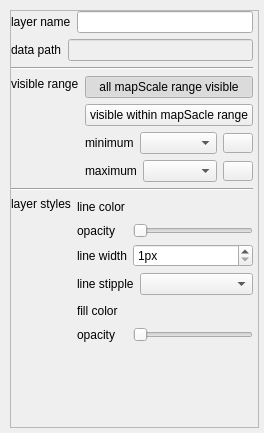
<?xml version="1.0" encoding="UTF-8"?>
<ui version="4.0">
 <class>CMapFacetLayerPropertyWgt</class>
 <widget class="QWidget" name="CMapFacetLayerPropertyWgt">
  <property name="geometry">
   <rect>
    <x>0</x>
    <y>0</y>
    <width>264</width>
    <height>433</height>
   </rect>
  </property>
  <property name="windowTitle">
   <string>CMapFacetLayerPropertyWgt</string>
  </property>
  <property name="styleSheet">
   <string notr="true"/>
  </property>
  <layout class="QVBoxLayout" name="verticalLayout_6">
   <property name="spacing">
    <number>0</number>
   </property>
   <property name="leftMargin">
    <number>10</number>
   </property>
   <property name="topMargin">
    <number>10</number>
   </property>
   <property name="rightMargin">
    <number>5</number>
   </property>
   <property name="bottomMargin">
    <number>5</number>
   </property>
   <item>
    <widget class="QScrollArea" name="scrollArea">
     <property name="widgetResizable">
      <bool>true</bool>
     </property>
     <widget class="QWidget" name="scrollAreaWidgetContents">
      <property name="geometry">
       <rect>
        <x>0</x>
        <y>0</y>
        <width>279</width>
        <height>399</height>
       </rect>
      </property>
      <layout class="QVBoxLayout" name="verticalLayout">
       <property name="leftMargin">
        <number>0</number>
       </property>
       <property name="topMargin">
        <number>0</number>
       </property>
       <property name="rightMargin">
        <number>5</number>
       </property>
       <property name="bottomMargin">
        <number>5</number>
       </property>
       <item>
        <layout class="QHBoxLayout" name="horizontalLayout_3">
         <item>
          <widget class="QLabel" name="Lbl_layerName_2">
           <property name="sizePolicy">
            <sizepolicy hsizetype="Preferred" vsizetype="Preferred">
             <horstretch>0</horstretch>
             <verstretch>0</verstretch>
            </sizepolicy>
           </property>
           <property name="maximumSize">
            <size>
             <width>16777215</width>
             <height>16777215</height>
            </size>
           </property>
           <property name="text">
            <string>layer name</string>
           </property>
           <property name="alignment">
            <set>Qt::AlignLeading|Qt::AlignLeft|Qt::AlignVCenter</set>
           </property>
          </widget>
         </item>
         <item>
          <widget class="QLineEdit" name="pLayerNameEdit">
           <property name="sizePolicy">
            <sizepolicy hsizetype="Expanding" vsizetype="Fixed">
             <horstretch>0</horstretch>
             <verstretch>0</verstretch>
            </sizepolicy>
           </property>
           <property name="minimumSize">
            <size>
             <width>0</width>
             <height>0</height>
            </size>
           </property>
           <property name="maximumSize">
            <size>
             <width>16777215</width>
             <height>16777215</height>
            </size>
           </property>
           <property name="contextMenuPolicy">
            <enum>Qt::NoContextMenu</enum>
           </property>
          </widget>
         </item>
        </layout>
       </item>
       <item>
        <layout class="QHBoxLayout" name="horizontalLayout_10">
         <property name="spacing">
          <number>6</number>
         </property>
         <property name="sizeConstraint">
          <enum>QLayout::SetDefaultConstraint</enum>
         </property>
         <item>
          <widget class="QLabel" name="Lbl_layerPath_2">
           <property name="minimumSize">
            <size>
             <width>0</width>
             <height>0</height>
            </size>
           </property>
           <property name="maximumSize">
            <size>
             <width>16777215</width>
             <height>16777215</height>
            </size>
           </property>
           <property name="layoutDirection">
            <enum>Qt::LeftToRight</enum>
           </property>
           <property name="text">
            <string>data path</string>
           </property>
           <property name="alignment">
            <set>Qt::AlignLeading|Qt::AlignLeft|Qt::AlignVCenter</set>
           </property>
          </widget>
         </item>
         <item>
          <widget class="QLineEdit" name="pLayerPathEdit">
           <property name="enabled">
            <bool>false</bool>
           </property>
           <property name="minimumSize">
            <size>
             <width>0</width>
             <height>0</height>
            </size>
           </property>
           <property name="maximumSize">
            <size>
             <width>16777215</width>
             <height>16777215</height>
            </size>
           </property>
           <property name="contextMenuPolicy">
            <enum>Qt::NoContextMenu</enum>
           </property>
           <property name="readOnly">
            <bool>true</bool>
           </property>
          </widget>
         </item>
        </layout>
       </item>
       <item>
        <widget class="Line" name="line">
         <property name="orientation">
          <enum>Qt::Horizontal</enum>
         </property>
        </widget>
       </item>
       <item>
        <layout class="QHBoxLayout" name="horizontalLayout_4">
         <item>
          <layout class="QVBoxLayout" name="verticalLayout_3">
           <item>
            <widget class="QLabel" name="Lbl_visualAngle_2">
             <property name="text">
              <string>visible range</string>
             </property>
            </widget>
           </item>
           <item>
            <spacer name="verticalSpacer_2">
             <property name="orientation">
              <enum>Qt::Vertical</enum>
             </property>
             <property name="sizeType">
              <enum>QSizePolicy::Fixed</enum>
             </property>
             <property name="sizeHint" stdset="0">
              <size>
               <width>10</width>
               <height>90</height>
              </size>
             </property>
            </spacer>
           </item>
          </layout>
         </item>
         <item>
          <layout class="QVBoxLayout" name="verticalLayout_14">
           <item>
            <layout class="QVBoxLayout" name="verticalLayout_15">
             <item>
              <widget class="QPushButton" name="pAllVisible2DPushBtn">
               <property name="minimumSize">
                <size>
                 <width>0</width>
                 <height>20</height>
                </size>
               </property>
               <property name="text">
                <string>all mapScale range visible</string>
               </property>
               <property name="checkable">
                <bool>true</bool>
               </property>
               <property name="checked">
                <bool>true</bool>
               </property>
               <property name="autoExclusive">
                <bool>true</bool>
               </property>
              </widget>
             </item>
             <item>
              <widget class="QPushButton" name="pDotVisible2DPushBtn">
               <property name="minimumSize">
                <size>
                 <width>0</width>
                 <height>20</height>
                </size>
               </property>
               <property name="text">
                <string>visible within mapSacle range</string>
               </property>
               <property name="checkable">
                <bool>true</bool>
               </property>
               <property name="checked">
                <bool>false</bool>
               </property>
               <property name="autoExclusive">
                <bool>true</bool>
               </property>
              </widget>
             </item>
            </layout>
           </item>
           <item>
            <layout class="QHBoxLayout" name="horizontalLayout_15" stretch="0,1,0">
             <item>
              <widget class="QLabel" name="pMinRange2DLabel">
               <property name="sizePolicy">
                <sizepolicy hsizetype="Preferred" vsizetype="Fixed">
                 <horstretch>0</horstretch>
                 <verstretch>0</verstretch>
                </sizepolicy>
               </property>
               <property name="minimumSize">
                <size>
                 <width>0</width>
                 <height>20</height>
                </size>
               </property>
               <property name="text">
                <string>minimum</string>
               </property>
              </widget>
             </item>
             <item>
              <widget class="QComboBox" name="pMinVisibleCBBox"/>
             </item>
             <item>
              <widget class="QToolButton" name="pMin2DToolBtn">
               <property name="minimumSize">
                <size>
                 <width>30</width>
                 <height>20</height>
                </size>
               </property>
               <property name="maximumSize">
                <size>
                 <width>30</width>
                 <height>20</height>
                </size>
               </property>
               <property name="text">
                <string/>
               </property>
              </widget>
             </item>
            </layout>
           </item>
           <item>
            <layout class="QHBoxLayout" name="horizontalLayout_16" stretch="0,1,0">
             <item>
              <widget class="QLabel" name="pMaxRange2DLabel">
               <property name="sizePolicy">
                <sizepolicy hsizetype="Preferred" vsizetype="Fixed">
                 <horstretch>0</horstretch>
                 <verstretch>0</verstretch>
                </sizepolicy>
               </property>
               <property name="minimumSize">
                <size>
                 <width>0</width>
                 <height>20</height>
                </size>
               </property>
               <property name="text">
                <string>maximum</string>
               </property>
              </widget>
             </item>
             <item>
              <widget class="QComboBox" name="pMaxVisibleCBBox"/>
             </item>
             <item>
              <widget class="QToolButton" name="pMax2DToolBtn">
               <property name="minimumSize">
                <size>
                 <width>30</width>
                 <height>20</height>
                </size>
               </property>
               <property name="maximumSize">
                <size>
                 <width>30</width>
                 <height>20</height>
                </size>
               </property>
               <property name="text">
                <string/>
               </property>
              </widget>
             </item>
            </layout>
           </item>
          </layout>
         </item>
        </layout>
       </item>
       <item>
        <widget class="Line" name="line_2">
         <property name="orientation">
          <enum>Qt::Horizontal</enum>
         </property>
        </widget>
       </item>
       <item>
        <layout class="QHBoxLayout" name="horizontalLayout_9">
         <item>
          <layout class="QVBoxLayout" name="verticalLayout_2">
           <item>
            <widget class="QLabel" name="label">
             <property name="text">
              <string>layer styles</string>
             </property>
             <property name="alignment">
              <set>Qt::AlignLeading|Qt::AlignLeft|Qt::AlignTop</set>
             </property>
            </widget>
           </item>
          </layout>
         </item>
         <item>
          <layout class="QVBoxLayout" name="verticalLayout_4">
           <item>
            <layout class="QHBoxLayout" name="horizontalLayout_2">
             <item>
              <widget class="QLabel" name="Lbl_Font">
               <property name="minimumSize">
                <size>
                 <width>50</width>
                 <height>0</height>
                </size>
               </property>
               <property name="text">
                <string>line color</string>
               </property>
              </widget>
             </item>
             <item>
              <widget class="FxColorSelector" name="pLineColorWgt" native="true">
               <property name="sizePolicy">
                <sizepolicy hsizetype="Expanding" vsizetype="Preferred">
                 <horstretch>0</horstretch>
                 <verstretch>0</verstretch>
                </sizepolicy>
               </property>
               <property name="minimumSize">
                <size>
                 <width>0</width>
                 <height>20</height>
                </size>
               </property>
              </widget>
             </item>
            </layout>
           </item>
           <item>
            <layout class="QHBoxLayout" name="horizontalLayout_6">
             <item>
              <widget class="QLabel" name="Lbl_FontSize">
               <property name="minimumSize">
                <size>
                 <width>50</width>
                 <height>0</height>
                </size>
               </property>
               <property name="text">
                <string>opacity</string>
               </property>
              </widget>
             </item>
             <item>
              <widget class="CPercentSlider" name="pLineOpacitySlider">
               <property name="sizePolicy">
                <sizepolicy hsizetype="Expanding" vsizetype="Fixed">
                 <horstretch>0</horstretch>
                 <verstretch>0</verstretch>
                </sizepolicy>
               </property>
               <property name="minimumSize">
                <size>
                 <width>0</width>
                 <height>0</height>
                </size>
               </property>
               <property name="maximumSize">
                <size>
                 <width>16777215</width>
                 <height>16777215</height>
                </size>
               </property>
               <property name="orientation">
                <enum>Qt::Horizontal</enum>
               </property>
              </widget>
             </item>
            </layout>
           </item>
           <item>
            <layout class="QHBoxLayout" name="horizontalLayout_7">
             <item>
              <widget class="QLabel" name="Lbl_FontColor">
               <property name="minimumSize">
                <size>
                 <width>50</width>
                 <height>0</height>
                </size>
               </property>
               <property name="text">
                <string>line width</string>
               </property>
              </widget>
             </item>
             <item>
              <widget class="QSpinBox" name="pLineWidthSpx">
               <property name="sizePolicy">
                <sizepolicy hsizetype="Expanding" vsizetype="Fixed">
                 <horstretch>0</horstretch>
                 <verstretch>0</verstretch>
                </sizepolicy>
               </property>
               <property name="contextMenuPolicy">
                <enum>Qt::NoContextMenu</enum>
               </property>
               <property name="suffix">
                <string>px</string>
               </property>
               <property name="prefix">
                <string/>
               </property>
               <property name="minimum">
                <number>1</number>
               </property>
               <property name="maximum">
                <number>10</number>
               </property>
              </widget>
             </item>
            </layout>
           </item>
           <item>
            <layout class="QHBoxLayout" name="horizontalLayout">
             <item>
              <widget class="QLabel" name="label_9">
               <property name="minimumSize">
                <size>
                 <width>50</width>
                 <height>0</height>
                </size>
               </property>
               <property name="text">
                <string>line stipple</string>
               </property>
              </widget>
             </item>
             <item>
              <widget class="CPenStyleSelector" name="pLineTypeCBBox">
               <property name="sizePolicy">
                <sizepolicy hsizetype="Expanding" vsizetype="Fixed">
                 <horstretch>0</horstretch>
                 <verstretch>0</verstretch>
                </sizepolicy>
               </property>
              </widget>
             </item>
            </layout>
           </item>
           <item>
            <layout class="QHBoxLayout" name="horizontalLayout_5">
             <item>
              <widget class="QLabel" name="label_2">
               <property name="minimumSize">
                <size>
                 <width>50</width>
                 <height>0</height>
                </size>
               </property>
               <property name="maximumSize">
                <size>
                 <width>50</width>
                 <height>16777215</height>
                </size>
               </property>
               <property name="text">
                <string>fill color</string>
               </property>
              </widget>
             </item>
             <item>
              <widget class="FxColorSelector" name="pFillColorWgt" native="true">
               <property name="sizePolicy">
                <sizepolicy hsizetype="Expanding" vsizetype="Preferred">
                 <horstretch>0</horstretch>
                 <verstretch>0</verstretch>
                </sizepolicy>
               </property>
               <property name="minimumSize">
                <size>
                 <width>0</width>
                 <height>20</height>
                </size>
               </property>
              </widget>
             </item>
            </layout>
           </item>
           <item>
            <layout class="QHBoxLayout" name="horizontalLayout_8">
             <item>
              <widget class="QLabel" name="label_3">
               <property name="minimumSize">
                <size>
                 <width>50</width>
                 <height>0</height>
                </size>
               </property>
               <property name="text">
                <string>opacity</string>
               </property>
              </widget>
             </item>
             <item>
              <widget class="CPercentSlider" name="pFillOpacitySlider">
               <property name="sizePolicy">
                <sizepolicy hsizetype="Expanding" vsizetype="Fixed">
                 <horstretch>0</horstretch>
                 <verstretch>0</verstretch>
                </sizepolicy>
               </property>
               <property name="minimumSize">
                <size>
                 <width>0</width>
                 <height>0</height>
                </size>
               </property>
               <property name="maximumSize">
                <size>
                 <width>16777215</width>
                 <height>16777215</height>
                </size>
               </property>
               <property name="orientation">
                <enum>Qt::Horizontal</enum>
               </property>
              </widget>
             </item>
            </layout>
           </item>
          </layout>
         </item>
        </layout>
       </item>
       <item>
        <spacer name="verticalSpacer_3">
         <property name="orientation">
          <enum>Qt::Vertical</enum>
         </property>
         <property name="sizeHint" stdset="0">
          <size>
           <width>20</width>
           <height>7</height>
          </size>
         </property>
        </spacer>
       </item>
      </layout>
     </widget>
    </widget>
   </item>
  </layout>
 </widget>
 <layoutdefault spacing="6" margin="11"/>
 <customwidgets>
  <customwidget>
   <class>FxColorSelector</class>
   <extends>QWidget</extends>
   <header>FxColorPickerTool/FxColorSelector.h</header>
   <container>1</container>
  </customwidget>
  <customwidget>
   <class>CPercentSlider</class>
   <extends>QSlider</extends>
   <header>FxTransparentSlider/CPercentSlider.h</header>
  </customwidget>
  <customwidget>
   <class>CPenStyleSelector</class>
   <extends>QComboBox</extends>
   <header>FxPenStyleSelector/CPenStyleSelector.h</header>
  </customwidget>
 </customwidgets>
 <resources/>
 <connections/>
</ui>
